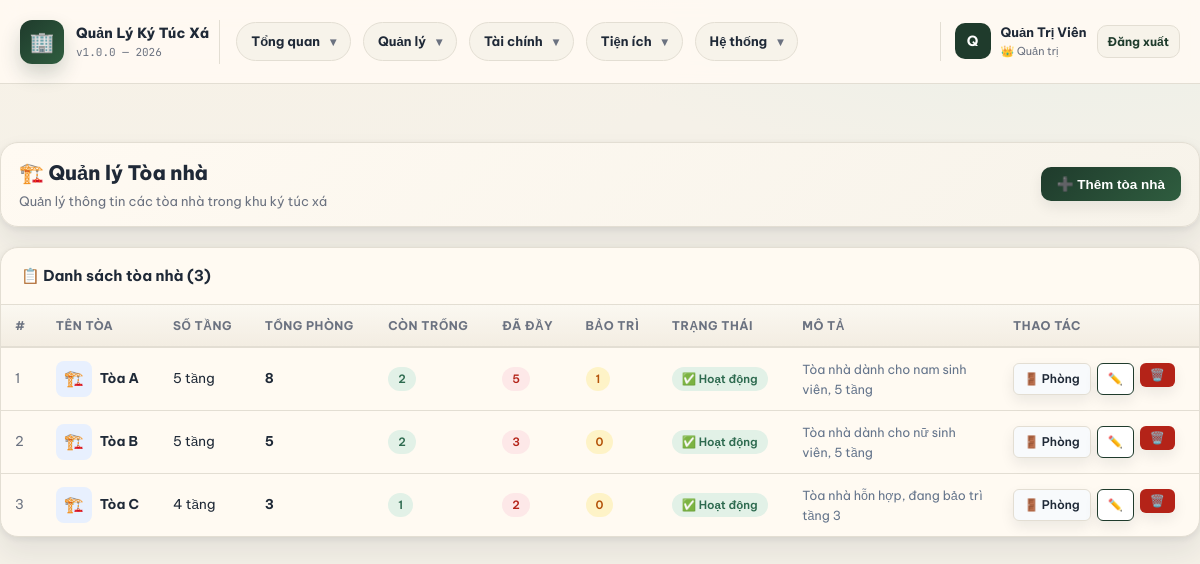
Page /toa_nha.php (signed in) on the committed database.
### tables this page shows
CREATE TABLE IF NOT EXISTS toa_nha (
    id INT AUTO_INCREMENT PRIMARY KEY,
    ten_toa VARCHAR(100) NOT NULL,
    mo_ta TEXT,
    so_tang INT NOT NULL DEFAULT 1,
    trang_thai ENUM('hoat_dong','bao_tri','dong_cua') DEFAULT 'hoat_dong',
    created_at TIMESTAMP DEFAULT CURRENT_TIMESTAMP
);

### toa_nha.php (the view, shortened to what this page needs)
<?php
require_once 'config.php';
$db = getDB();
$list = $db->query("
    SELECT tn.*,
        COUNT(p.id) as so_phong,
        SUM(p.trang_thai='trong') as phong_trong,
        SUM(p.trang_thai='day') as phong_day,
        SUM(p.trang_thai='bao_tri') as phong_baotr
    FROM toa_nha tn
    LEFT JOIN phong p ON tn.id = p.toa_nha_id
    GROUP BY tn.id
    ORDER BY tn.ten_toa
")->fetchAll();
include 'includes/header.php';
?>
<div class="page-header">
    <div>
        <h2>🏗️ Quản lý Tòa nhà</h2>
        <p>Quản lý thông tin các tòa nhà trong khu ký túc xá</p>
    </div>
    <button class="btn btn-primary" onclick="openModal('modal-add')">➕ Thêm tòa nhà</button>
</div>
<div class="card">
    <div class="card-header">
        <div class="card-title">📋 Danh sách tòa nhà (<?= count($list) ?>)</div>
    </div>
    <div class="table-wrapper">
        <table>
            <thead>
                <tr>
                    <th>#</th>
                    <th>Tên tòa</th>
                    <th>Số tầng</th>
                    <th>Tổng phòng</th>
                    <th>Còn trống</th>
                    <th>Đã đầy</th>
                    <th>Bảo trì</th>
                    <th>Trạng thái</th>
                    <th>Mô tả</th>
                    <th>Thao tác</th>
                </tr>
            </thead>
            <tbody>
            <?php if (empty($list)): ?>
            <tr><td colspan="10" class="text-center text-muted" style="padding:30px">Chưa có tòa nhà nào</td></tr>
            <?php else: ?>
            <?php foreach ($list as $i => $tn): ?>
            <tr>
                <td class="text-muted"><?= $i+1 ?></td>
                <td>
                    <div class="flex-center" style="gap:8px">
                        <div style="width:36px;height:36px;background:#e8f0fe;border-radius:8px;display:flex;align-items:center;justify-content:center;font-size:16px">🏗️</div>
                        <span style="font-weight:700"><?= sanitize($tn['ten_toa']) ?></span>
                    </div>
                </td>
                <td><?= $tn['so_tang'] ?> tầng</td>
                <td><span style="font-weight:700"><?= $tn['so_phong'] ?></span></td>
                <td><span class="badge badge-success"><?= $tn['phong_trong'] ?></span></td>
                <td><span class="badge badge-danger"><?= $tn['phong_day'] ?></span></td>
                <td><span class="badge badge-warning"><?= $tn['phong_baotr'] ?></span></td>
                <td><?= getStatusBadge($tn['trang_thai'], 'toa_nha') ?></td>
                <td style="max-width:200px;color:#64748b;font-size:12.5px"><?= sanitize(mb_substr($tn['mo_ta']??'',0,60)) ?><?= mb_strlen($tn['mo_ta']??'')>60?'...':'' ?></td>
                <td>
                    <div class="btn-group">
                        <a href="phong.php?toa=<?= $tn['id'] ?>" class="btn btn-sm btn-secondary">🚪 Phòng</a>
                        <a href="toa_nha.php?edit=<?= $tn['id'] ?>" class="btn btn-sm btn-outline">✏️</a>
                        <form method="POST" style="display:inline" onsubmit="return confirm('Xóa tòa nhà này?')">
                            <button type="submit" class="btn btn-sm btn-danger">🗑️</button>
                        </form>
                    </div>
                </td>
            </tr>
            <?php endforeach; ?>
            <?php endif; ?>
            </tbody>
        </table>
    </div>
</div>
<?php include 'includes/footer.php'; ?>

### config.php (shortened to what this page needs)
<?php
function sanitize($str) {
    return htmlspecialchars(trim($str), ENT_QUOTES, 'UTF-8');
}
function getStatusBadge($status, $type = 'default') {
    $badges = [
        'phong' => [
            'trong'   => ['class' => 'badge-success', 'label' => '🟢 Còn trống'],
            'day'     => ['class' => 'badge-danger',  'label' => '🔴 Đã đầy'],
            'bao_tri' => ['class' => 'badge-warning', 'label' => '🟡 Bảo trì'],
        ],
        'hop_dong' => [
            'hieu_luc' => ['class' => 'badge-success', 'label' => '✅ Hiệu lực'],
            'het_han'  => ['class' => 'badge-secondary','label' => '⏰ Hết hạn'],
            'da_huy'   => ['class' => 'badge-danger',  'label' => '❌ Đã hủy'],
        ],
        'hoa_don' => [
            'chua_thanh_toan' => ['class' => 'badge-warning', 'label' => '⏳ Chưa TT'],
            'da_thanh_toan'   => ['class' => 'badge-success', 'label' => '✅ Đã TT'],
            'qua_han'         => ['class' => 'badge-danger',  'label' => '🚨 Quá hạn'],
        ],
        'sinh_vien' => [
            'dang_o'   => ['class' => 'badge-success', 'label' => '🏠 Đang ở'],
            'da_roi'   => ['class' => 'badge-secondary','label' => '🚪 Đã rời'],
            'tam_vang' => ['class' => 'badge-warning', 'label' => '✈️ Tạm vắng'],
        ],
        'vi_pham' => [
            'cho_xu_ly' => ['class' => 'badge-danger',  'label' => '⚠️ Chờ xử lý'],
            'da_xu_ly'  => ['class' => 'badge-success', 'label' => '✅ Đã xử lý'],
        ],
        'bao_tri' => [
            'cho_xu_ly'  => ['class' => 'badge-warning',   'label' => '📋 Chờ xử lý'],
            'dang_xu_ly' => ['class' => 'badge-info',      'label' => '🔧 Đang xử lý'],
            'hoan_thanh' => ['class' => 'badge-success',   'label' => '✅ Hoàn thành'],
            'huy'        => ['class' => 'badge-secondary', 'label' => '❌ Đã hủy'],
        ],
        'toa_nha' => [
            'hoat_dong'  => ['class' => 'badge-success',   'label' => '✅ Hoạt động'],
            'bao_tri'    => ['class' => 'badge-warning',   'label' => '🔧 Bảo trì'],
            'dong_cua'   => ['class' => 'badge-secondary', 'label' => '🚪 Đóng cửa'],
        ],
    ];
    $b = $badges[$type][$status] ?? ['class' => 'badge-secondary', 'label' => $status];
    return '<span class="badge ' . $b['class'] . '">' . $b['label'] . '</span>';
}
?>

### includes/header.php (style rules this page uses)
:root { --primary: #1f3b2c; --primary-dark: #162b21; --primary-light: #e7efe9; --accent: #2f5d3f; --success: #2d6a4f; --success-light: #e2f1e7; --danger: #b42318; --danger-light: #fde8e8; --warning: #b45309; --warning-light: #fef3c7; --info: #0f766e; --info-light: #e0f2f1; --secondary: #6b7280; --secondary-light: #f3f4f6; --bg: #f5f1e8; --surface: #fffaf2; --surface2: #f7f3ea; --border: #e3ded3; --text: #1f2937; --text-muted: #6b7280; --text-light: #9ca3af; --header-h: 84px; --radius: 12px; --radius-lg: 18px; --shadow: 0 2px 6px rgba(31,41,55,.08), 0 16px 30px rgba(31,41,55,.08); --shadow-lg: 0 24px 60px rgba(31,41,55,.16); }
*, *::before, *::after { box-sizing: border-box; margin: 0; padding: 0; }
body { font-family: 'Be Vietnam Pro', sans-serif; background: radial-gradient(1200px 520px at 10% -10%, #f8f2e7 0%, transparent 60%), radial-gradient(1000px 520px at 90% -10%, #e8efe8 0%, transparent 55%), var(--bg); color: var(--text); min-height: 100vh; font-size: 14px; line-height: 1.6; }
.card { background: var(--surface); border-radius: var(--radius-lg); box-shadow: var(--shadow); border: 1px solid var(--border); overflow: hidden; }
.card-header { padding: 16px 20px; border-bottom: 1px solid var(--border); display: flex; align-items: center; justify-content: space-between; gap: 12px; }
.card-title { font-size: 15px; font-weight: 700; display: flex; align-items: center; gap: 8px; }
.table-wrapper { overflow-x: auto; }
table { width: 100%; border-collapse: collapse; font-size: 13.5px; }
thead th { padding: 11px 14px; background: linear-gradient(180deg, #fbf8f1 0%, #f3ede2 100%); font-weight: 700; font-size: 12px; color: var(--text-muted); text-transform: uppercase; letter-spacing: .5px; text-align: left; border-bottom: 2px solid var(--border); white-space: nowrap; }
tbody tr { transition: background .1s; }
tbody td { padding: 11px 14px; border-bottom: 1px solid var(--border); vertical-align: middle; }
tbody tr:last-child td { border-bottom: none; }
.badge { display: inline-flex; align-items: center; gap: 4px; padding: 3px 10px; border-radius: 20px; font-size: 11.5px; font-weight: 600; white-space: nowrap; }
.badge-success { background: var(--success-light); color: var(--success); }
.badge-danger { background: var(--danger-light); color: var(--danger); }
.badge-warning { background: var(--warning-light); color: var(--warning); }
.btn { display: inline-flex; align-items: center; gap: 6px; padding: 9px 16px; border-radius: 10px; font-size: 13.5px; font-weight: 600; cursor: pointer; border: none; text-decoration: none; transition: all .15s; white-space: nowrap; box-shadow: 0 6px 14px rgba(15,23,42,.08); }
.btn-sm { padding: 5px 10px; font-size: 12px; border-radius: 6px; }
.btn-primary { background: linear-gradient(135deg, var(--primary), var(--accent)); color: #fff; }
.btn-danger { background: var(--danger); color: #fff; }
.btn-secondary { background: #f8fafc; color: var(--text); border: 1px solid var(--border); }
.btn-outline { background: #fff; border: 1.5px solid var(--primary); color: var(--primary); }
.btn-group { display: flex; gap: 6px; flex-wrap: wrap; }
.page-header { display: flex; align-items: center; justify-content: space-between; margin-bottom: 20px; flex-wrap: wrap; gap: 12px; padding: 14px 18px; border-radius: var(--radius-lg); background: linear-gradient(135deg, #fffaf2 0%, #f7f3ea 100%); border: 1px solid var(--border); box-shadow: var(--shadow); }
.page-header h2 { font-size: 20px; font-weight: 800; }
.page-header p { color: var(--text-muted); font-size: 13px; margin-top: 2px; }
.text-muted { color: var(--text-muted); }
.flex-center { display: flex; align-items: center; }

### rows in the picture
toa_nha: ten_toa "Tòa A", so_tang "5", so_phong "8", phong_trong "2", phong_day "5", phong_baotr "1", trang_thai "✅ Hoạt động", mo_ta "Tòa nhà dành cho nam sinh viên, 5 tầng"
toa_nha: ten_toa "Tòa B", so_tang "5", so_phong "5", phong_trong "2", phong_day "3", phong_baotr "0", trang_thai "✅ Hoạt động", mo_ta "Tòa nhà dành cho nữ sinh viên, 5 tầng"
toa_nha: ten_toa "Tòa C", so_tang "4", so_phong "3", phong_trong "1", phong_day "2", phong_baotr "0", trang_thai "✅ Hoạt động", mo_ta "Tòa nhà hỗn hợp, đang bảo trì tầng 3"

### other values in the picture
SITE_NAME "Quản Lý Ký Túc Xá"
SITE_VERSION "1.0.0"
substr($_SESSION['ho_ten'] ?? 'A', 0, 1) "Q"
$_SESSION['ho_ten'] "Quản Trị Viên"
count($list) "3"
